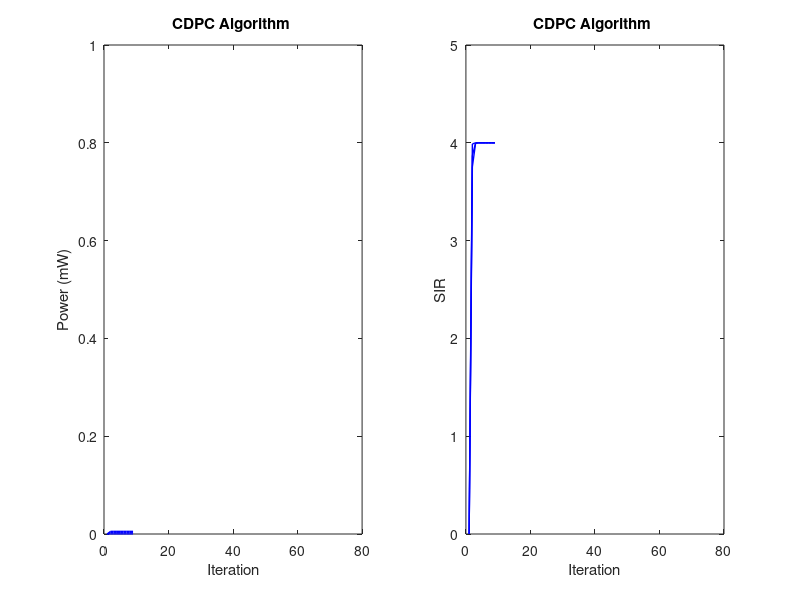
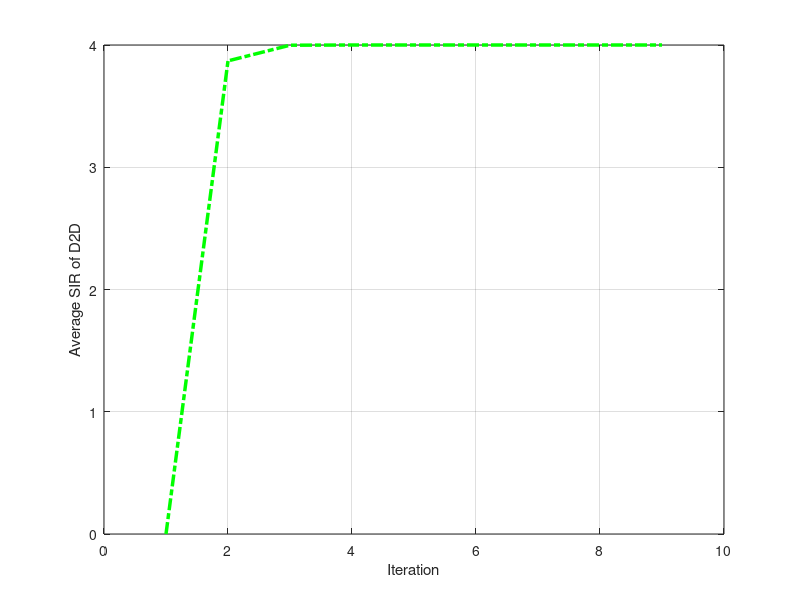
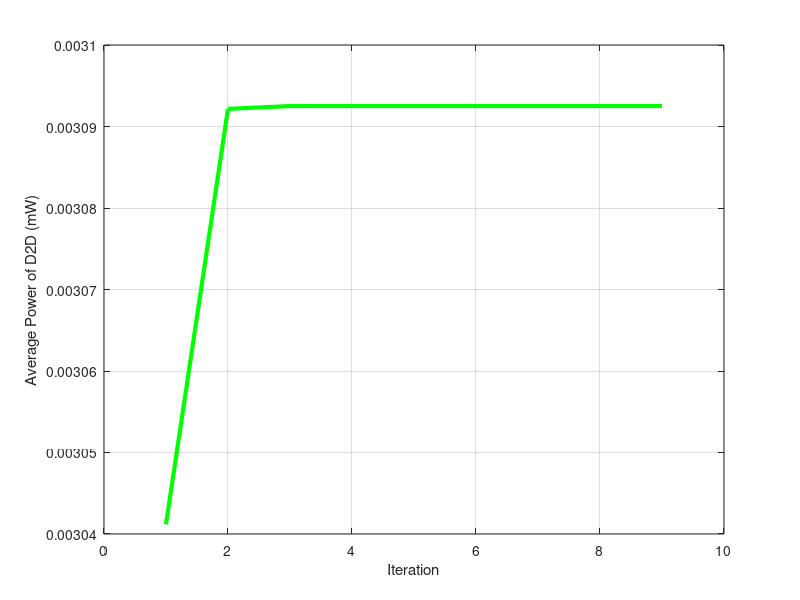

These figures' MATLAB source, in order:
clc
clear;
noOfNodes = 3;
rand('state', 0);
sig2=0.2e-16;
pmax=1e-3;
%c=550000000;
c=1;
b=10000;
pc=0;
sirsu_tar=5;
%d=r:100:1000;
d=rand(1,noOfNodes)*2000;
d=sort(d);
h=1./(d.^4);
pow_ini=ones(1,noOfNodes)*2.22e-16;
p=pow_ini;
for t=1:80
    pow=p;
for i=1:noOfNodes
    sump(i)=p*h';
    sir(i)=128*p(i)*h(i)/(sump(i)-p(i)*h(i)+sig2);
    %p(i)=(sirsu_tar/sir(i))*pow(i)-c*(pow(i)/sir(i))^2;
    %p(i)=(sirsu_tar/sir(i))*pow(i)-c*(10^(0.05*h(i,j)))*(pow(i)/sir(i));
    %p(i)=(sirsu_tar/sir(i))*pow(i)-g*((h(i)^(-0.25))-(max(h))^(-0.25))*pow(i)/sir(i);
    x(i)=pow(i)/sir(i);
    %p(i)=(sirsu_tar/sir(i))*pow(i);
    sigmoid_factor(i) = 2/(1+exp(-2.*((b/c).*(sir(i)/h(i)))))-1;
    p(i)=(sirsu_tar.*x(i))-x(i).*sigmoid_factor(i);
    p(i)=min(p(i),pmax);
    pt(i,t)=pow(i);
    sirt(i,t)=sir(i);
    end
av_pow(t)=sum(p)/noOfNodes;
t1(t)=t;
sir_su(t)=sum(sir)/noOfNodes;
if norm(pow - p) <= 1.0e-20
        break;
end
end
%sump
sir;
av_sir=sum(sir)/noOfNodes;
av_p=sum(p)/noOfNodes;
p;
t;
for i=1:noOfNodes
    prec(i)=p(i)*h(i);
    %jcost(i)=b*p(i)+c*(sirsu_tar-sir(i))^2;
    %jcost(i)=(sirsu_tar-sir(i))^(2)+b*p(i);
    sigmoid_factor(i) = 2/(1+exp(-2.*((b/c).*(sir(i)/h(i)))))-1;
    jcost(i)=(2*h(i)/sir(i))*sigmoid_factor(i)+c*(sirsu_tar-sir(i))^2;
end
%prec
figure(2)
cc=hsv(noOfNodes);

for i=1:noOfNodes
    subplot(1,2,1)
    plot(t1,pt(i,:)*1000,'b - ','LineWidth',1)
    xlabel('Iteration')
    ylabel('Power (mW)')
    title('CDPC Algorithm ')
    axis([0 80 0 1])
    hold on
    subplot(1,2,2)
    plot(t1,sirt(i,:),'b -','LineWidth',1)
    xlabel('Iteration')
    ylabel('SIR')
    title('CDPC Algorithm ')
    axis([0 80 0 5])
    hold on

end

set(gcf, 'Color', 'w');
figure(3)
plot(t1,sir_su,'g -.','LineWidth',2.5,'MarkerSize',5)
   xlabel('Iteration')
   ylabel('Average SIR of D2D')
   %title('Equilibrium Power ')
  % box off, axis xy
   hold on
   grid on
   %axis([0 300 4 5])
   set(gcf, 'Color', 'w');
   figure(4)
%subplot(2,2,3)
plot(t1,av_pow*1000,'g -','LineWidth',3)
   xlabel('Iteration')
   ylabel('Average Power of D2D (mW)')
   %title('Equilibrium Power ')
   %box off, axis xy
   %legend ('CDPC Algorithm')
   hold on
   grid on
   
   %axis([0 300 4 5])
 %  sir=sort(sir)
 p=sort(p);  
 n=1:20;
 set(gcf, 'Color', 'w');
  